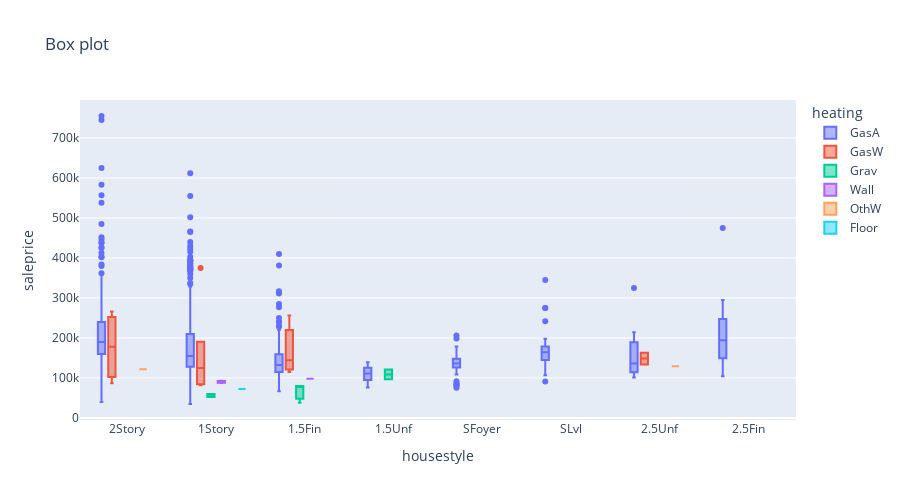

Write notebook code for a chart like this one.
### Code cell
px.box(data_frame=data, y=TARGET_NAME,
       x="housestyle", color="heating",
       title="Box plot",
       #hover_data=[Heating"],
       boxmode="group",
       #notched=True, # used notched shape
       points=None,
       width=900,
       height=500,
      )

### Figure 1 — Plotly figure (JSON) as saved in the notebook; plotly's stock layout.template omitted (floating-point values rounded to 4 significant figures; data arrays with more than 128 entries replaced by an {"elided": "..."} marker saying what was removed)
{"data": [{"alignmentgroup": "True", "hovertemplate": "heating=GasA<br>housestyle=%{x}<br>saleprice=%{y}<extra></extra>", "legendgroup": "GasA", "marker": {"color": "#636efa"}, "name": "GasA", "notched": false, "offsetgroup": "GasA", "orientation": "v", "showlegend": true, "type": "box", "x": {"elided": "1428 str values"}, "x0": " ", "xaxis": "x", "y": {"elided": "1428 int values"}, "y0": " ", "yaxis": "y"}, {"alignmentgroup": "True", "hovertemplate": "heating=GasW<br>housestyle=%{x}<br>saleprice=%{y}<extra></extra>", "legendgroup": "GasW", "marker": {"color": "#EF553B"}, "name": "GasW", "notched": false, "offsetgroup": "GasW", "orientation": "v", "showlegend": true, "type": "box", "x": ["1.5Fin", "2.5Unf", "1.5Fin", "1.5Fin", "1Story", "2Story", "2Story", "1Story", "2.5Unf", "2Story", "1.5Fin", "1Story", "1Story", "1Story", "2Story", "1.5Fin", "1.5Fin", "1.5Fin"], "x0": " ", "xaxis": "x", "y": [225000, 133900, 115000, 205000, 375000, 239000, 87000, 129000, 163000, 265979, 116000, 125000, 82000, 85000, 117500, 144000, 256000, 136000], "y0": " ", "yaxis": "y"}, {"alignmentgroup": "True", "hovertemplate": "heating=Grav<br>housestyle=%{x}<br>saleprice=%{y}<extra></extra>", "legendgroup": "Grav", "marker": {"color": "#00cc96"}, "name": "Grav", "notched": false, "offsetgroup": "Grav", "orientation": "v", "showlegend": true, "type": "box", "x": ["1.5Fin", "1.5Unf", "1Story", "1.5Fin", "1.5Fin", "1Story", "1.5Unf"], "x0": " ", "xaxis": "x", "y": [79000, 96500, 60000, 37900, 80000, 52500, 121000], "y0": " ", "yaxis": "y"}, {"alignmentgroup": "True", "hovertemplate": "heating=Wall<br>housestyle=%{x}<br>saleprice=%{y}<extra></extra>", "legendgroup": "Wall", "marker": {"color": "#ab63fa"}, "name": "Wall", "notched": false, "offsetgroup": "Wall", "orientation": "v", "showlegend": true, "type": "box", "x": ["1Story", "1.5Fin", "1Story", "1Story"], "x0": " ", "xaxis": "x", "y": [87500, 98000, 92900, 90000], "y0": " ", "yaxis": "y"}, {"alignmentgroup": "True", "hovertemplate": "heating=OthW<br>housestyle=%{x}<br>saleprice=%{y}<extra></extra>", "legendgroup": "OthW", "marker": {"color": "#FFA15A"}, "name": "OthW", "notched": false, "offsetgroup": "OthW", "orientation": "v", "showlegend": true, "type": "box", "x": ["2.5Unf", "2Story"], "x0": " ", "xaxis": "x", "y": [129500, 122000], "y0": " ", "yaxis": "y"}, {"alignmentgroup": "True", "hovertemplate": "heating=Floor<br>housestyle=%{x}<br>saleprice=%{y}<extra></extra>", "legendgroup": "Floor", "marker": {"color": "#19d3f3"}, "name": "Floor", "notched": false, "offsetgroup": "Floor", "orientation": "v", "showlegend": true, "type": "box", "x": ["1Story"], "x0": " ", "xaxis": "x", "y": [72500], "y0": " ", "yaxis": "y"}], "layout": {"boxmode": "group", "height": 500, "legend": {"title": {"text": "heating"}, "tracegroupgap": 0}, "title": {"text": "Box plot"}, "width": 900, "xaxis": {"anchor": "y", "domain": [0, 1], "title": {"text": "housestyle"}}, "yaxis": {"anchor": "x", "domain": [0, 1], "title": {"text": "saleprice"}}}}
